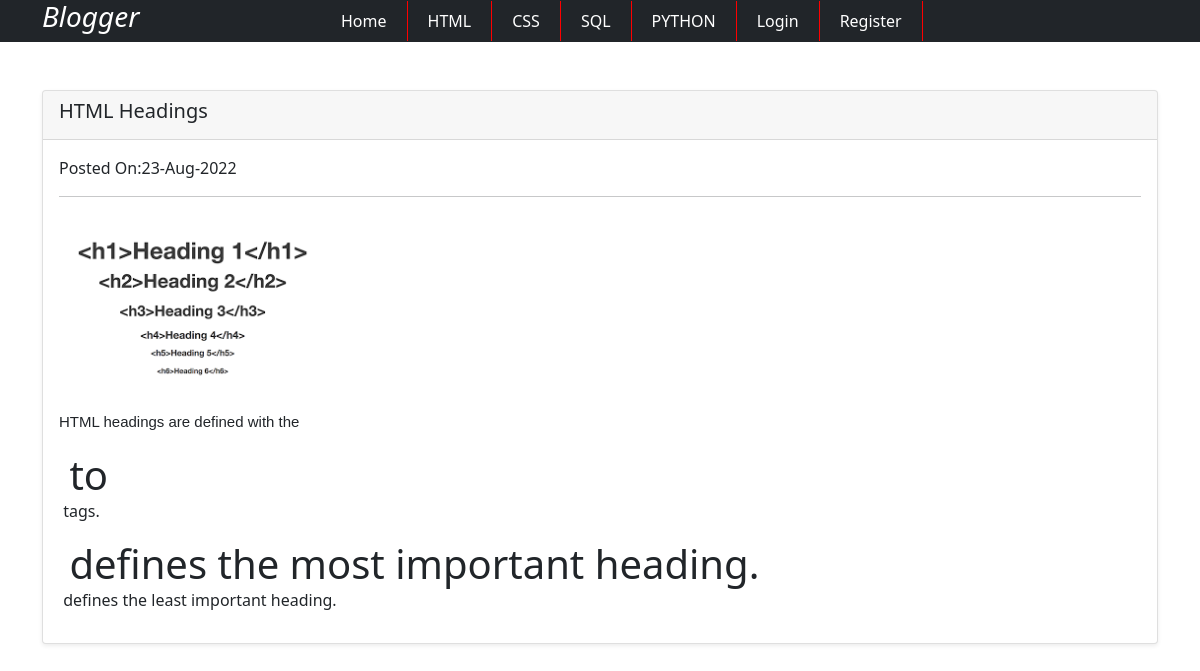
Screenshot of /post.php?title=HTML Headings with the database file from the repository.
### tables this page shows
CREATE TABLE `categories` (
  `id` int NOT NULL,
  `name` varchar(256) NOT NULL,
  `slug` varchar(256) NOT NULL,
  `description` text,
  `navbar_status` tinyint(1) DEFAULT '0',
  `status` tinyint(1) NOT NULL DEFAULT '0',
  `created_at` timestamp NOT NULL DEFAULT CURRENT_TIMESTAMP
);

CREATE TABLE `posts` (
  `id` int NOT NULL,
  `category_id` int NOT NULL,
  `name` varchar(255) NOT NULL,
  `slug` varchar(255) NOT NULL,
  `description` text,
  `image` varchar(255) DEFAULT NULL,
  `status` tinyint(1) DEFAULT '0',
  `created_at` timestamp NULL DEFAULT CURRENT_TIMESTAMP
);

### post.php (the view)
<?php
include('includes/header.php');
include('includes/navbar.php');
?>
<div class="py-5">
    <div class="container">
        <div class="row">
            <div class="col-md-12">
            <?php
        if(isset($_GET['title']))
        {
            $slug=mysqli_real_escape_string($con,$_GET['title']);
            $posts="SELECT * FROM posts WHERE slug='$slug' ";
            $posts_run=mysqli_query($con,$posts);
            if(mysqli_num_rows($posts_run) > 0)
            {
                    foreach($posts_run as $postItems)
                    {
                    ?>
                    <div class="card shadow-sm mb-4">
                        <div class="card-header">
                            <h5><?=$postItems['name'];?></h5>
                    </div>
                    <div class="card-body">
                    <label class="text-dark me-2">Posted On:<?=date('d-M-Y',strtotime($postItems['created_at'])); ?></label>
                    <hr>
                    <?php
                    if($postItems['image'] != null ) {?>
                    <img src="uploads/posts/<?= $postItems['image']?>" class="w-25" alt="<?=$postItems['name'];?>"/>
                    <?php
                    }
                    else{
                    }
                    ?>
                    <div>
                        <?=$postItems['description'];?>
                    </div>
                    </div>
                    </div>
                    <?php
                    }
            }
            else
            {
                ?>
                    <h4>No Such Post Found</h4>
                <?php
            }
        }
        else{
            ?>
            <h4>No such Url found</h4>
            <?php
        }
        ?>
            </div>
        </div>
    </div>
</div>
<?php
include('includes/footer.php');
?>

### includes/navbar.php (shortened to what this page needs)
<nav class="navbar navbar-expand-lg sticky-top bg-dark text-white">
    <?php $page=substr($_SERVER['SCRIPT_NAME'],strrpos($_SERVER['SCRIPT_NAME'],"/")+1); ?>
  <div class="container">
    <div class="collapse navbar-collapse" id="navbarSupportedContent">
    <div class="col-md-3">
              <h3><i>Blogger</i></h3>
           </div>
      <ul class="navbar-nav me-auto mb-2 mb-lg-0 ">
        <li class="nav-item">
          <a class="nav-link text-white<?= $page == 'index.php'? 'text-dark bg-white':'' ?>" href="index.php">Home</a>
        </li>
        <?php
        $navbar_category="SELECT * FROM categories WHERE navbar_status='0' AND status='0' ";
        $navbar_category_run = mysqli_query($con,$navbar_category);
        if(mysqli_num_rows($navbar_category_run) > 0)
        {
        foreach($navbar_category_run as $navItems)
        {
            ?>
            <li class="nav-item">
            <a class="nav-link text-white" href="category.php?title=<?= $navItems['slug']; ?>"><?=$navItems["name"]; ?> </a>
            </li>
            <?php
        }
      }
        ?>
        <?php if(isset($_SESSION['auth_user'])) :?>
        <li class="nav-item dropdown">
          <a class="nav-link dropdown-toggle" href="#" id="navbarDropdown" role="button" data-bs-toggle="dropdown" >
           <?= $_SESSION['auth_user']['user_name'];?>
          </a>
          <ul class="dropdown-menu" aria-labelledby="navbarDropdown">
            <form action="allcode.php" method="POST">
                  <button type="submit" class="dropdown-item" name="logout_btn">Logout</button>
            </form>
          </ul>
        </li>
        <?php else : ?>
        <li class="nav-item">
          <a class="nav-link text-white<?= $page == 'login.php'? 'text-dark bg-white':'' ?>" href="login.php">Login</a>
        </li>
        <li class="nav-item">
          <a class="nav-link text-white<?= $page == 'register.php'? 'text-dark bg-white':'' ?>" href="register.php">Register</a>
        </li>
        <?php endif; ?>
      </ul>
    </div>
  </div>
</nav>

### assets/css/custom.css (style rules this page uses)
.navbar { padding:0px; }
.nav-link { border-right: 1px solid red; padding:8px 20px !important; }

### rows the page displays
categories: name "HTML"
categories: name "CSS"
categories: name "SQL"
categories: name "PYTHON"
posts: name "HTML Headings", created_at "23-Aug-2022", image (picture), description "HTML headings are defined with the to tags. defines the most important heading. defines the least important heading."
